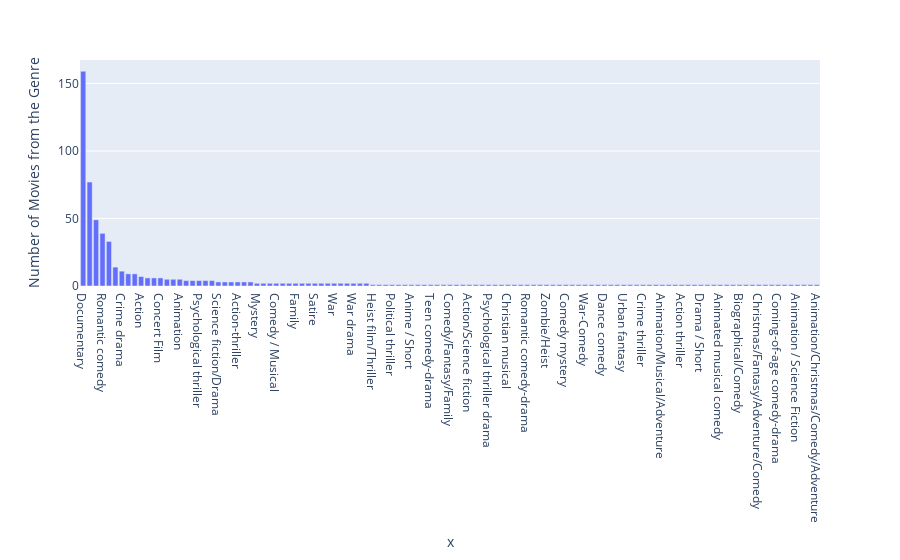

Notebook source saved alongside this figure:
### Code cell
fig = px.bar(genre, x= genre.index, y=genre.values, labels={'y':'Number of Movies from the Genre','index':'Genres'})
fig.update_layout(xaxis={'categoryorder': 'total descending'})
fig.show()

### Figure 1 — Plotly figure (JSON) as saved in the notebook; plotly's stock layout.template omitted (floating-point values rounded to 4 significant figures)
{"data": [{"hovertemplate": "x=%{x}<br>Number of Movies from the Genre=%{y}<extra></extra>", "legendgroup": "", "marker": {"color": "#636efa", "pattern": {"shape": ""}}, "name": "", "orientation": "v", "showlegend": false, "textposition": "auto", "type": "bar", "x": ["Documentary", "Drama", "Comedy", "Romantic comedy", "Thriller", "Comedy-drama", "Crime drama", "Horror", "Biopic", "Action", "Aftershow / Interview", "Romance", "Concert Film", "Action comedy", "Romantic drama", "Animation", "Science fiction", "Variety show", "Psychological thriller", "Science fiction/Thriller", "Animation / Short", "Science fiction/Drama", "Horror thriller", "Western", "Action-thriller", "One-man show", "Sports-drama", "Mystery", "Superhero", "Family film", "Comedy / Musical", "Musical", "Black comedy", "Family", "Dark comedy", "Mockumentary", "Satire", "Adventure", "Horror-thriller", "War", "Musical comedy", "Anime/Science fiction", "War drama", "Spy thriller", "Making-of", "Heist film/Thriller", "Musical/Western/Fantasy", "Horror anthology", "Political thriller", "Superhero-Comedy", "Romance drama", "Anime / Short", "Heist", "Animation/Superhero", "Teen comedy-drama", "Christmas musical", "Science fiction adventure", "Comedy/Fantasy/Family", "Supernatural drama", "Action/Comedy", "Action/Science fiction", "Romantic teenage drama", "Science fiction/Mystery", "Psychological thriller drama", "Adventure/Comedy", "Horror comedy", "Christian musical", "Romantic teen drama", "Comedy horror", "Romantic comedy-drama", "Comedy/Horror", "Fantasy", "Zombie/Heist", "Psychological horror", "Sports film", "Comedy mystery", "Romantic thriller", "Christmas comedy", "War-Comedy", "Romantic comedy/Holiday", "Adventure-romance", "Dance comedy", "Stop Motion", "Horror/Crime drama", "Urban fantasy", "Drama/Horror", "Family/Comedy-drama", "Crime thriller", "Science fiction/Action", "Teen comedy horror", "Animation/Musical/Adventure", "Animation / Musicial", "Animation/Comedy/Adventure", "Action thriller", "Family/Christmas musical", "Science fiction thriller", "Drama / Short", "Hidden-camera prank comedy", "Anime/Fantasy", "Animated musical comedy", "Variety Show", "Superhero/Action", "Biographical/Comedy", "Historical-epic", "Animation / Comedy", "Christmas/Fantasy/Adventure/Comedy", "Mentalism special", "Drama-Comedy", "Coming-of-age comedy-drama", "Historical drama", "Action-adventure", "Animation / Science Fiction", "Anthology/Dark comedy", "Musical / Short", "Animation/Christmas/Comedy/Adventure"], "xaxis": "x", "y": [159, 77, 49, 39, 33, 14, 11, 9, 9, 7, 6, 6, 6, 5, 5, 5, 4, 4, 4, 4, 4, 3, 3, 3, 3, 3, 3, 2, 2, 2, 2, 2, 2, 2, 2, 2, 2, 2, 2, 2, 2, 2, 2, 2, 2, 1, 1, 1, 1, 1, 1, 1, 1, 1, 1, 1, 1, 1, 1, 1, 1, 1, 1, 1, 1, 1, 1, 1, 1, 1, 1, 1, 1, 1, 1, 1, 1, 1, 1, 1, 1, 1, 1, 1, 1, 1, 1, 1, 1, 1, 1, 1, 1, 1, 1, 1, 1, 1, 1, 1, 1, 1, 1, 1, 1, 1, 1, 1, 1, 1, 1, 1, 1, 1, 1], "yaxis": "y"}], "layout": {"barmode": "relative", "legend": {"tracegroupgap": 0}, "margin": {"t": 60}, "xaxis": {"anchor": "y", "categoryorder": "total descending", "domain": [0, 1], "title": {"text": "x"}}, "yaxis": {"anchor": "x", "domain": [0, 1], "title": {"text": "Number of Movies from the Genre"}}}}
